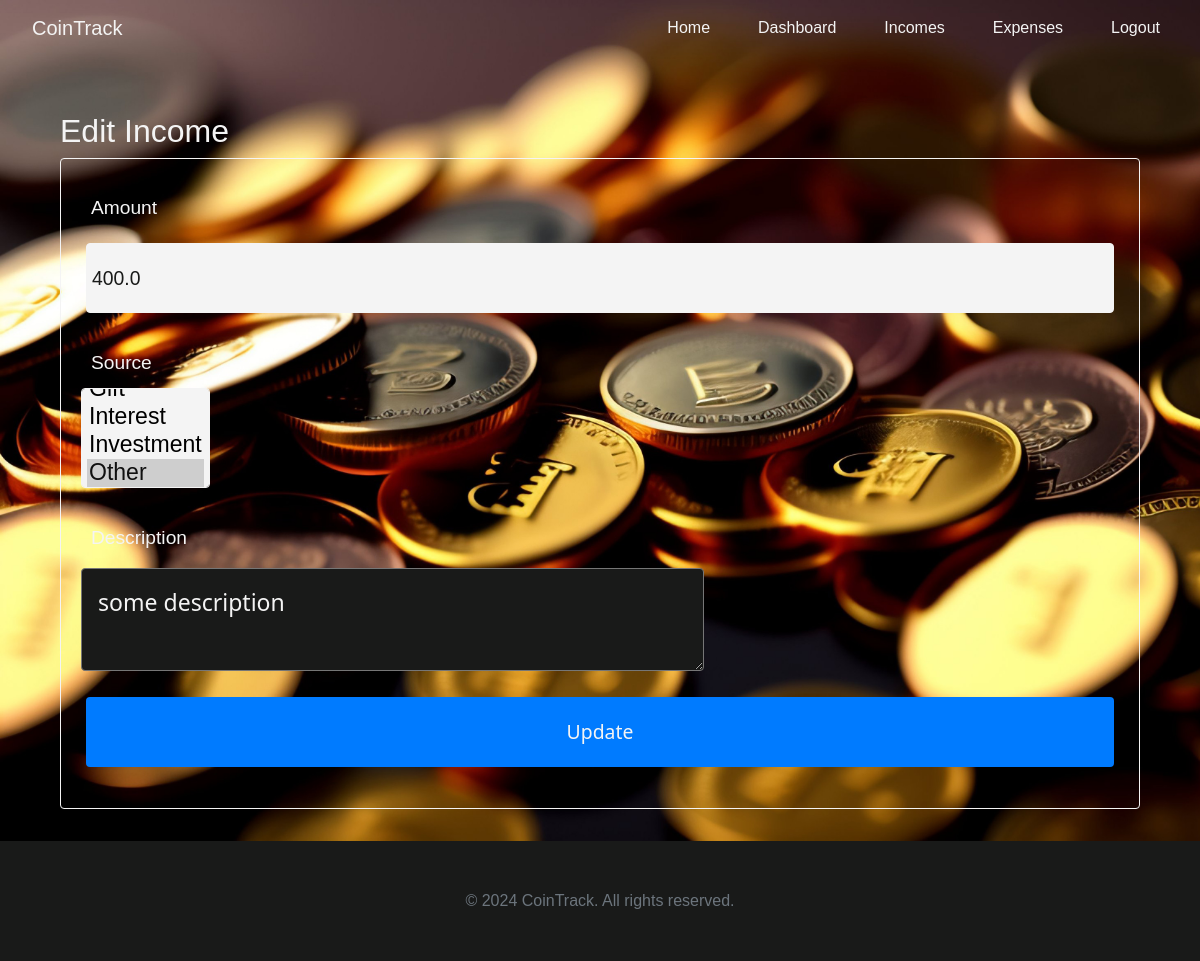
Screenshot of /income/1/edit (signed in) with the database file from the repository.
### app/models.py (models this page shows, shortened)
class FinanceEntry(db.Model):
    __tablename__ = 'finance_entries'
    id = db.Column(db.Integer, primary_key=True)
    amount = db.Column(db.Float, nullable=False)
    description = db.Column(db.String(255))
    date_posted = db.Column(db.DateTime, nullable=False, default=datetime.utcnow)
    user_id = db.Column(db.Integer, db.ForeignKey('users.id'), nullable=False)
    type = db.Column(db.String(50))
    category = db.Column(db.String(50))
    __mapper_args__ = {
        'polymorphic_identity': 'finance_entry',
        'polymorphic_on': type
    }

class Income(FinanceEntry):
    __tablename__ = 'incomes'
    id = db.Column(db.Integer, db.ForeignKey('finance_entries.id'), primary_key=True)
    source = db.Column(db.Integer, db.ForeignKey('finance_entries.category'))
    __mapper_args__ = {
        'polymorphic_identity': 'income',
        'inherit_condition': (id == FinanceEntry.id)
    }

### app/views/income.py (the view)
@main.route('/income/<int:id>/edit', methods=['GET', 'POST'])
@login_required
def edit_income(id):
	income = Income.query.get_or_404(id)
	form = IncomeForm()
	if form.validate_on_submit():
		income.amount = form.amount.data
		income.source = form.source.data
		income.description = form.description.data
		db.session.commit()
		flash('Income updated successfully!', 'success')
		return redirect(url_for('main.income_list'))
	else:
		if request.method == 'POST':
			flash('Please make sure that all fields are provided with correct input!', 'error')
	if request.method == 'GET':
		form.amount.data = income.amount
		form.source.data = income.source
		form.description.data = income.description
	return render_template('edit_income.html', form=form)

### app/forms.py
class IncomeForm(FlaskForm):
    amount = FloatField('Amount', validators=[DataRequired()])
    description = TextAreaField('Description', validators=[DataRequired()])
    source = SelectField('Source', choices=["Salary", "Business", "Gift", "Interest", "Investment", "Other"])
    submit = SubmitField('Add Income')
    def __init__(self, *args, **kwargs):
        super(IncomeForm, self).__init__(*args, **kwargs)

### app/setup.py (called while the page is built)
def create_app(name=__name__):
    from config import Config
    app = Flask(name)
    app.config['SECRET_KEY'] = Config.SECRET_KEY
    app.config['SQLALCHEMY_DATABASE_URI'] = Config.SQLALCHEMY_DATABASE_URI
    app.config['SQLALCHEMY_TRACK_MODIFICATIONS'] = Config.SQLALCHEMY_TRACK_MODIFICATIONS
    db.init_app(app)
    migrate.init_app(app, db)
    login_manager.init_app(app)
    from .routes import main as main_blueprint
    app.register_blueprint(main_blueprint)
    @login_manager.user_loader
    def load_user(user_id):
        from .models import User  # Import inside to avoid circular imports
        return User.query.get(int(user_id))
    login_manager.login_view = 'main.login'
    login_manager.login_message_category = 'info'
    return app

### app/templates/edit_income.html (shortened to what this page needs)
{% extends "base.html" %}
{% block extra_css %}
    <link rel="stylesheet" href="{{ url_for('static', filename='css/finance_entry.css') }}">
{% endblock %}
{% block content %}
    <div id="edit-income-container" class="register-login-container">
        <h2>Edit Income</h2>
        <form method="post">
            <p>
                {{ form.amount.label }}<br>
                {{ form.amount(size=32) }}
            </p>
            <p>
                {{ form.source.label }}<br>
                {{ form.source(size=32) }}
            </p>
            <p>
                {{ form.description.label }}<br>
                {{ form.description(size=255) }}
            </p>
            <p>{{ form.submit(value="Update") }}</p>
        </form>
    </div>
{% endblock %}

### app/static/css/styles.css (style rules this page uses)
body { font-family: Arial, sans-serif; margin: 0; padding: 0; --theme-color: #191a19; --theme-opposite-color: #f4f4f4; --theme-secondary-color: #007bff; --theme-secondary-opposite-color: #f4f4f4; --error-color: #dc3545; --error-lighter-color: #f8d7da; --success-color: #28a745; --success-lighter-color: #d4edda; --info-color: #17a2b8; --border-radius: 0.25rem; --black: #191a19; }
#description { display: flex; flex-direction: column; align-content: center; justify-content: center; align-items: center; margin-top: 20vh; color: var(--theme-opposite-color); background-color: var(--black); padding: 1rem; font-size: larger; font-family: system-ui; width: 60%; border-radius: var(--border-radius); }

### app/static/css/styles-2.css (style rules this page uses)
.register-login-container h2 { color: var(--theme-opposite-color); }
.register-login-container form { padding: 20px; font-size: larger; border-radius: var(--border-radius); border: 1px solid var(--theme-opposite-color); }
.register-login-container form input { padding: 5px; margin: 10px 5px 5px; border-radius: var(--border-radius); border: 1px solid var(--theme-opposite-color); background-color: var(--theme-opposite-color); color: var(--theme-color); font-size: 1.01em; height: 60px; }
.register-login-container form input[type=submit] { background-color: var(--theme-secondary-color); border:none; padding: 10px 20px; font-family: system-ui; color: var(--theme-secondary-opposite-color) }
.register-login-container form label { padding: 5px; margin: 10px 5px 5px; color: var(--theme-opposite-color); }
.register-login-container #description { margin-top: 5px; }
.register-login-container #category, #source { height: 100px; padding: 5px; width: 30%; font-size: larger; border-radius: var(--border-radius); border: 1px solid var(--theme-opposite-color); background-color: var(--theme-opposite-color); }

### app/static/css/finance_entry.css (style rules this page uses)
.register-login-container h2 { color: var(--theme-opposite-color); }
.register-login-container form { padding: 20px; font-size: larger; border-radius: var(--border-radius); border: 1px solid var(--theme-opposite-color); }
.register-login-container form input { padding: 5px; margin: 10px 5px 5px; border-radius: var(--border-radius); border: 1px solid var(--theme-opposite-color); background-color: var(--theme-opposite-color); color: var(--theme-color); font-size: 1.01em; height: 70px; width: -webkit-fill-available; }
.register-login-container form input[type=submit] { background-color: var(--theme-secondary-color); border:none; padding: 10px 20px; font-family: system-ui; color: var(--theme-secondary-opposite-color) }
.register-login-container form label { padding: 5px; margin: 10px 5px 5px; color: var(--theme-opposite-color); }
.register-login-container #category, #source { height: 100px; padding: 5px; width: auto; font-size: larger; border-radius: var(--border-radius); border: 1px solid var(--theme-opposite-color); background-color: var(--theme-opposite-color); }
.register-login-container { width: 90vw; }

### rows the page displays
FinanceEntry: amount "400.0", description "some description"
Income: source "Interest / Investment / Other ☑"
